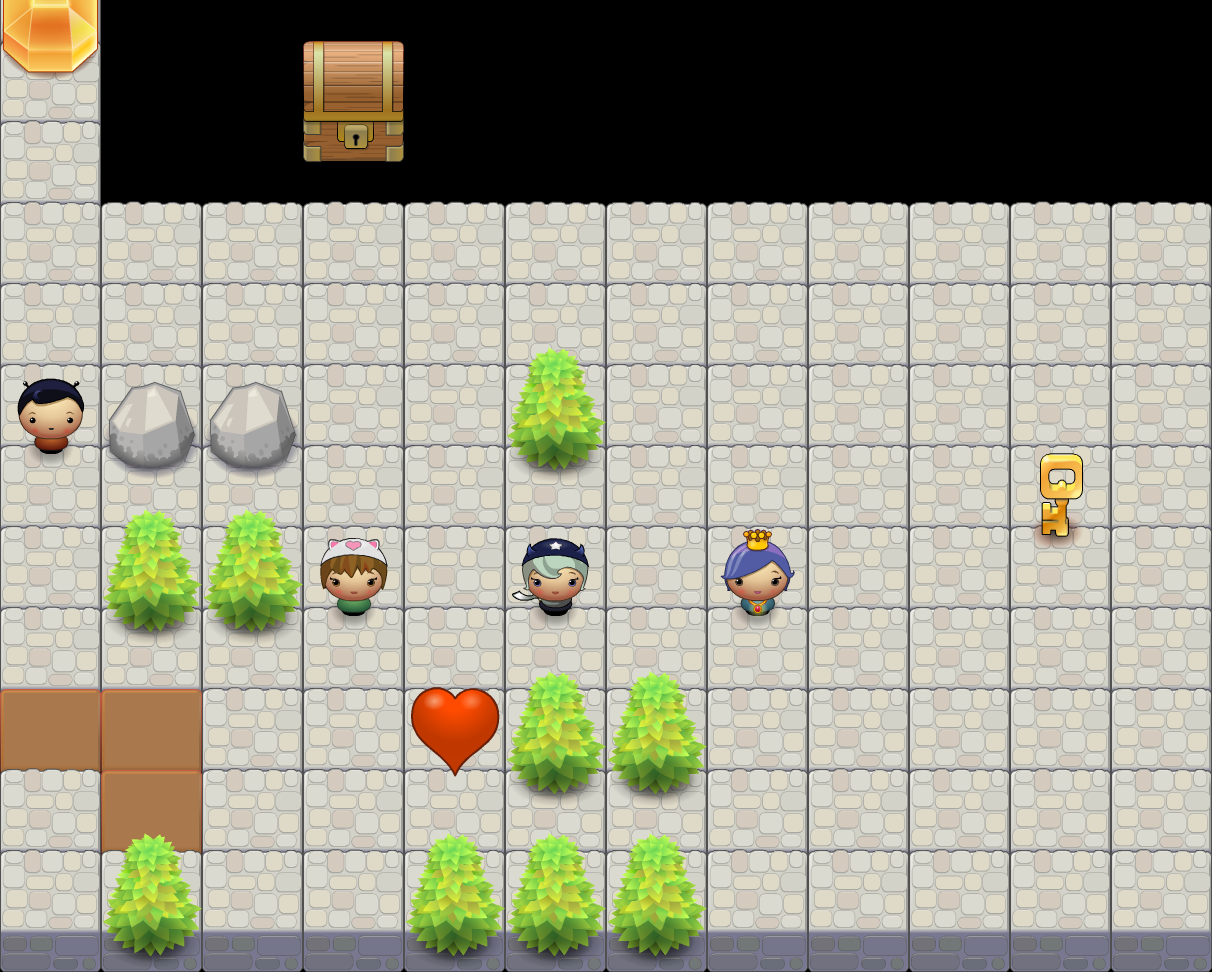

Below is a game level as drawn by its tile map, then a one-line description and the .tmx that defines it (tile-layer data replaced by summaries):
An orthogonal 12x12 tile map with 101x81 px tiles, 3 tile layers (grass, players, trees) and 3 objects (ca2, ca1).

<map version="1.0" orientation="orthogonal" width="12" height="12" tilewidth="101" tileheight="81">
 <tileset firstgid="1" source="tileset.tsx" />
 <layer name="grass" width="12" height="12">
  <properties>
   <property name="cc_vertexz" value="-1000" />
  </properties>
  <data>[144 cells, 111 non-empty, 2 distinct tile ids]</data>
 </layer>
 <layer name="players" width="12" height="12">
  <data>[144 cells, 1 non-empty, 1 distinct tile ids]</data>
 </layer>
 <layer name="trees" width="12" height="12">
  <properties>
   <property name="cc_alpha_func" value="1" />
   <property name="cc_vertexz" value="automatic" />
  </properties>
  <data>[144 cells, 18 non-empty, 9 distinct tile ids]</data>
 </layer>
 <objectgroup name="collx" width="12" height="12">
  <object name="ca2" x="129" y="589" width="46" height="32" />
  <object name="ca1" x="232" y="591" width="43" height="34" />
  <object x="636" y="754" width="39" height="30" />
 </objectgroup>
</map>
